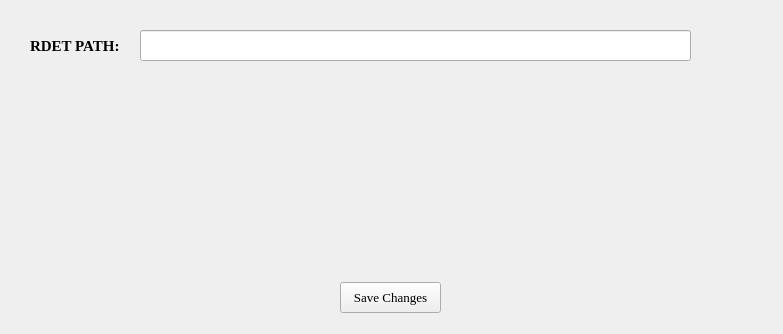
<?xml version="1.0" encoding="UTF-8"?>
<ui version="4.0">
 <class>settings</class>
 <widget class="QWidget" name="settings">
  <property name="geometry">
   <rect>
    <x>0</x>
    <y>0</y>
    <width>783</width>
    <height>334</height>
   </rect>
  </property>
  <property name="windowTitle">
   <string>Form</string>
  </property>
  <widget class="QLineEdit" name="lineEdit">
   <property name="geometry">
    <rect>
     <x>140</x>
     <y>30</y>
     <width>551</width>
     <height>31</height>
    </rect>
   </property>
  </widget>
  <widget class="QLabel" name="label">
   <property name="geometry">
    <rect>
     <x>30</x>
     <y>30</y>
     <width>101</width>
     <height>31</height>
    </rect>
   </property>
   <property name="font">
    <font>
     <family>Times New Roman</family>
     <pointsize>11</pointsize>
     <weight>75</weight>
     <bold>true</bold>
    </font>
   </property>
   <property name="text">
    <string>RDET PATH:</string>
   </property>
  </widget>
  <widget class="QPushButton" name="pushButton">
   <property name="geometry">
    <rect>
     <x>340</x>
     <y>282</y>
     <width>101</width>
     <height>31</height>
    </rect>
   </property>
   <property name="font">
    <font>
     <family>Times New Roman</family>
     <pointsize>10</pointsize>
    </font>
   </property>
   <property name="text">
    <string>Save Changes</string>
   </property>
  </widget>
 </widget>
 <resources/>
 <connections/>
</ui>
